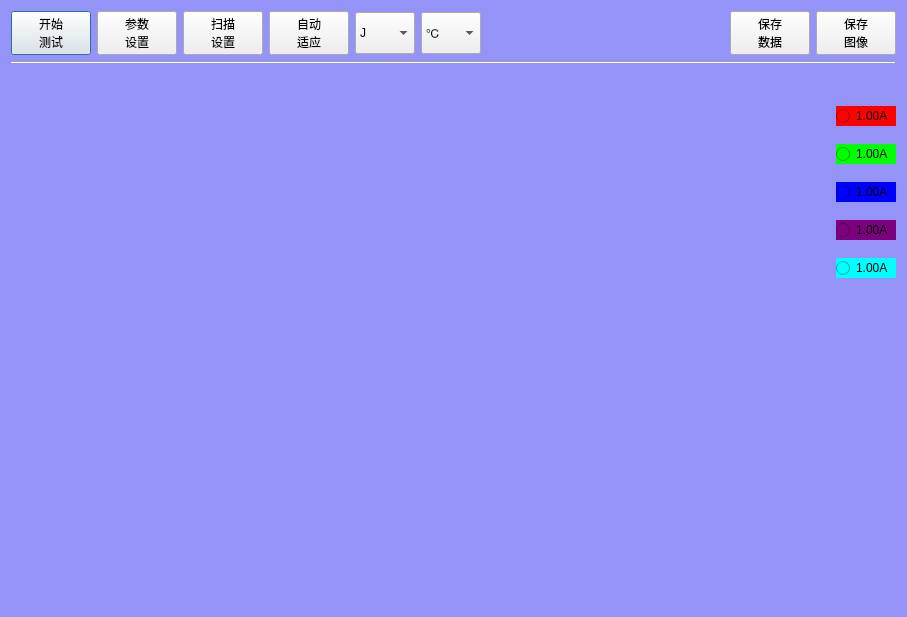
<?xml version="1.0" encoding="UTF-8"?>
<ui version="4.0">
 <class>clsMainDialog</class>
 <widget class="QDialog" name="clsMainDialog">
  <property name="geometry">
   <rect>
    <x>0</x>
    <y>0</y>
    <width>907</width>
    <height>617</height>
   </rect>
  </property>
  <property name="windowTitle">
   <string>扫描温度曲线</string>
  </property>
  <property name="windowIcon">
   <iconset resource="myIcon.qrc">
    <normaloff>:/Icon/Icons/wk.ico</normaloff>:/Icon/Icons/wk.ico</iconset>
  </property>
  <property name="styleSheet">
   <string notr="true">
QDialog
{
	
	font: 75 12pt &quot;楷体&quot;;
	background-color: rgb(148, 148, 248);
}</string>
  </property>
  <layout class="QGridLayout" name="gridLayout_2">
   <item row="0" column="0">
    <layout class="QVBoxLayout" name="verticalLayout">
     <item>
      <layout class="QHBoxLayout" name="horizontalLayout">
       <item>
        <widget class="QPushButton" name="btnTrig">
         <property name="styleSheet">
          <string notr="true">font: 75 12pt &quot;楷体&quot;;</string>
         </property>
         <property name="text">
          <string>开始
测试</string>
         </property>
         <property name="icon">
          <iconset resource="myIcon.qrc">
           <normaloff>:/Icon/Icons/single.png</normaloff>:/Icon/Icons/single.png</iconset>
         </property>
         <property name="checkable">
          <bool>true</bool>
         </property>
        </widget>
       </item>
       <item>
        <widget class="QPushButton" name="btnMeasStup">
         <property name="styleSheet">
          <string notr="true">font: 75 12pt &quot;楷体&quot;;</string>
         </property>
         <property name="text">
          <string>参数
设置</string>
         </property>
         <property name="icon">
          <iconset resource="myIcon.qrc">
           <normaloff>:/Icon/Icons/instrument.png</normaloff>:/Icon/Icons/instrument.png</iconset>
         </property>
         <property name="checkable">
          <bool>false</bool>
         </property>
        </widget>
       </item>
       <item>
        <widget class="QPushButton" name="btnTraceSetup">
         <property name="styleSheet">
          <string notr="true">font: 75 12pt &quot;楷体&quot;;</string>
         </property>
         <property name="text">
          <string>扫描
设置</string>
         </property>
         <property name="icon">
          <iconset resource="myIcon.qrc">
           <normaloff>:/Icon/Icons/trace.png</normaloff>:/Icon/Icons/trace.png</iconset>
         </property>
        </widget>
       </item>
       <item>
        <widget class="QPushButton" name="btnAutoFit">
         <property name="minimumSize">
          <size>
           <width>0</width>
           <height>36</height>
          </size>
         </property>
         <property name="styleSheet">
          <string notr="true">font: 75 12pt &quot;楷体&quot;;</string>
         </property>
         <property name="text">
          <string>自动
适应</string>
         </property>
         <property name="icon">
          <iconset resource="myIcon.qrc">
           <normaloff>:/Icon/Icons/autoFit.png</normaloff>:/Icon/Icons/autoFit.png</iconset>
         </property>
        </widget>
       </item>
       <item>
        <widget class="QComboBox" name="cmbTcType">
         <property name="minimumSize">
          <size>
           <width>60</width>
           <height>42</height>
          </size>
         </property>
         <property name="styleSheet">
          <string notr="true">font: 75 20pt &quot;楷体&quot;;</string>
         </property>
         <item>
          <property name="text">
           <string>J</string>
          </property>
         </item>
         <item>
          <property name="text">
           <string>K</string>
          </property>
         </item>
         <item>
          <property name="text">
           <string>N</string>
          </property>
         </item>
         <item>
          <property name="text">
           <string>R</string>
          </property>
         </item>
         <item>
          <property name="text">
           <string>S</string>
          </property>
         </item>
         <item>
          <property name="text">
           <string>T</string>
          </property>
         </item>
         <item>
          <property name="text">
           <string>B</string>
          </property>
         </item>
         <item>
          <property name="text">
           <string>E</string>
          </property>
         </item>
        </widget>
       </item>
       <item>
        <widget class="QComboBox" name="cmbType">
         <property name="minimumSize">
          <size>
           <width>60</width>
           <height>42</height>
          </size>
         </property>
         <property name="styleSheet">
          <string notr="true">font: 75 20pt &quot;楷体&quot;;</string>
         </property>
         <item>
          <property name="text">
           <string>℃</string>
          </property>
         </item>
         <item>
          <property name="text">
           <string>℉</string>
          </property>
         </item>
        </widget>
       </item>
       <item>
        <spacer name="horizontalSpacer">
         <property name="orientation">
          <enum>Qt::Horizontal</enum>
         </property>
         <property name="sizeHint" stdset="0">
          <size>
           <width>40</width>
           <height>20</height>
          </size>
         </property>
        </spacer>
       </item>
       <item>
        <widget class="QPushButton" name="btnData">
         <property name="minimumSize">
          <size>
           <width>0</width>
           <height>36</height>
          </size>
         </property>
         <property name="styleSheet">
          <string notr="true">font: 75 12pt &quot;楷体&quot;;</string>
         </property>
         <property name="text">
          <string>保存
数据</string>
         </property>
         <property name="icon">
          <iconset resource="myIcon.qrc">
           <normaloff>:/Icon/Icons/data.png</normaloff>:/Icon/Icons/data.png</iconset>
         </property>
        </widget>
       </item>
       <item>
        <widget class="QPushButton" name="btnSaveImg">
         <property name="minimumSize">
          <size>
           <width>0</width>
           <height>36</height>
          </size>
         </property>
         <property name="styleSheet">
          <string notr="true">font: 75 12pt &quot;楷体&quot;;</string>
         </property>
         <property name="text">
          <string>保存
图像</string>
         </property>
         <property name="icon">
          <iconset resource="myIcon.qrc">
           <normaloff>:/Icon/Icons/HILowLimit.png</normaloff>:/Icon/Icons/HILowLimit.png</iconset>
         </property>
        </widget>
       </item>
      </layout>
     </item>
     <item>
      <widget class="Line" name="line">
       <property name="orientation">
        <enum>Qt::Horizontal</enum>
       </property>
      </widget>
     </item>
    </layout>
   </item>
   <item row="1" column="0">
    <layout class="QHBoxLayout" name="horizontalLayout_2">
     <property name="spacing">
      <number>0</number>
     </property>
     <item>
      <widget class="QWidget" name="plotWidget" native="true">
       <property name="minimumSize">
        <size>
         <width>0</width>
         <height>536</height>
        </size>
       </property>
      </widget>
     </item>
     <item>
      <widget class="QWidget" name="widget" native="true">
       <property name="maximumSize">
        <size>
         <width>60</width>
         <height>16777215</height>
        </size>
       </property>
       <layout class="QGridLayout" name="gridLayout">
        <property name="leftMargin">
         <number>0</number>
        </property>
        <property name="topMargin">
         <number>36</number>
        </property>
        <property name="rightMargin">
         <number>0</number>
        </property>
        <property name="bottomMargin">
         <number>0</number>
        </property>
        <property name="horizontalSpacing">
         <number>0</number>
        </property>
        <property name="verticalSpacing">
         <number>18</number>
        </property>
        <item row="1" column="0">
         <widget class="QRadioButton" name="rbtnBias2">
          <property name="styleSheet">
           <string notr="true">font: 75 10pt &quot;楷体&quot;;
background-color: rgb(0, 255, 0);</string>
          </property>
          <property name="text">
           <string>1.00A</string>
          </property>
         </widget>
        </item>
        <item row="3" column="0">
         <widget class="QRadioButton" name="rbtnBias4">
          <property name="styleSheet">
           <string notr="true">font: 75 10pt &quot;楷体&quot;;
background-color: rgb(127, 0, 127);</string>
          </property>
          <property name="text">
           <string>1.00A</string>
          </property>
         </widget>
        </item>
        <item row="0" column="0">
         <widget class="QRadioButton" name="rbtnBias1">
          <property name="styleSheet">
           <string notr="true">font: 75 10pt &quot;楷体&quot;;
background-color: rgb(255, 0, 0);</string>
          </property>
          <property name="text">
           <string>1.00A</string>
          </property>
         </widget>
        </item>
        <item row="2" column="0">
         <widget class="QRadioButton" name="rbtnBias3">
          <property name="styleSheet">
           <string notr="true">font: 75 10pt &quot;楷体&quot;;
background-color: rgb(0, 0, 255);</string>
          </property>
          <property name="text">
           <string>1.00A</string>
          </property>
         </widget>
        </item>
        <item row="5" column="0">
         <spacer name="verticalSpacer">
          <property name="orientation">
           <enum>Qt::Vertical</enum>
          </property>
          <property name="sizeHint" stdset="0">
           <size>
            <width>20</width>
            <height>314</height>
           </size>
          </property>
         </spacer>
        </item>
        <item row="4" column="0">
         <widget class="QRadioButton" name="rbtnBias5">
          <property name="styleSheet">
           <string notr="true">font: 75 10pt &quot;楷体&quot;;
background-color: rgb(0, 255, 255);</string>
          </property>
          <property name="text">
           <string>1.00A</string>
          </property>
         </widget>
        </item>
       </layout>
      </widget>
     </item>
    </layout>
   </item>
  </layout>
 </widget>
 <resources>
  <include location="myIcon.qrc"/>
 </resources>
 <connections/>
</ui>
